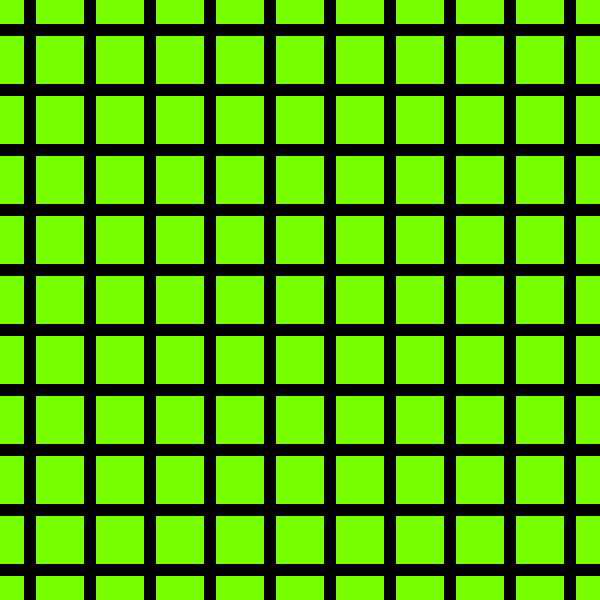
Frame 1 (no input)
Frame 60 (the mouse pressed at the canvas centre just before this capture): identical to frame 1, image omitted
Frame 120 (the mouse held since frame 60 and released just before this capture): identical to frame 1, image omitted

The Processing sketch that drew this single still picture (run headless with seeded random() and noise(); from frame 60 on, the mouse is pressed at the canvas centre):

// Processing sketch: p05_demo2
// ── p05_demo2.pde
void setup()
{
  size(600, 600);
  smooth();
  background(0);
  rectMode(CENTER);
}


void draw()
{
  float x, y;
  
  int nx = 10;
  int ny = 10;
  float sx = width / nx;
  float sy = height / ny;
  
  background(0);
  
  for(int j=0; j<=ny; j++)
  {
    for(int i=0; i<=nx; i++)
    {
      x = i * sx;
      y = j * sy;  
    
      noStroke();
      fill(120, 255, 0);
      rect(x, y, sx*0.8, sy*0.8);
    }
  }
}
